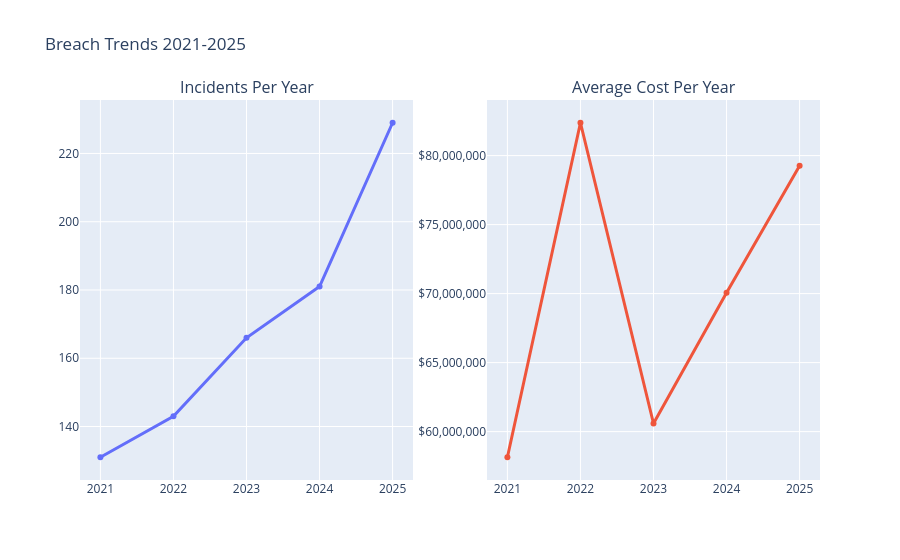

Write notebook code for a chart like this one.
### Code cell
# Incidents and average cost by year
yearly = df.groupby('incident_year').agg(
    incident_count=('incident_id', 'count'),
    avg_cost=('total_loss_usd', 'mean')
).reset_index().dropna()

fig = make_subplots(rows=1, cols=2, subplot_titles=['Incidents Per Year', 'Average Cost Per Year'])

fig.add_trace(
    go.Scatter(x=yearly['incident_year'], y=yearly['incident_count'],
               mode='lines+markers', name='Incidents', line=dict(width=3)),
    row=1, col=1
)
fig.add_trace(
    go.Scatter(x=yearly['incident_year'], y=yearly['avg_cost'],
               mode='lines+markers', name='Avg Cost', line=dict(width=3)),
    row=1, col=2
)

fig.update_layout(title='Breach Trends 2021-2025', showlegend=False, height=400)
fig.update_yaxes(tickformat='$,.0f', row=1, col=2)
fig.show()

### Figure 1 — Plotly figure (JSON) as saved in the notebook; plotly's stock layout.template omitted (floating-point values rounded to 4 significant figures)
{"data": [{"line": {"width": 3}, "mode": "lines+markers", "name": "Incidents", "type": "scatter", "x": [2021, 2022, 2023, 2024, 2025], "xaxis": "x", "y": [131, 143, 166, 181, 229], "yaxis": "y"}, {"line": {"width": 3}, "mode": "lines+markers", "name": "Avg Cost", "type": "scatter", "x": [2021, 2022, 2023, 2024, 2025], "xaxis": "x2", "y": [58140000.0, 82380000.0, 60590000.0, 70060000.0, 79260000.0], "yaxis": "y2"}], "layout": {"annotations": [{"font": {"size": 16}, "showarrow": false, "text": "Incidents Per Year", "x": 0.225, "xanchor": "center", "xref": "paper", "y": 1, "yanchor": "bottom", "yref": "paper"}, {"font": {"size": 16}, "showarrow": false, "text": "Average Cost Per Year", "x": 0.775, "xanchor": "center", "xref": "paper", "y": 1, "yanchor": "bottom", "yref": "paper"}], "autosize": true, "showlegend": false, "title": {"text": "Breach Trends 2021-2025"}, "xaxis": {"anchor": "y", "autorange": true, "domain": [0, 0.45], "range": [2021.0, 2025.0], "type": "linear"}, "xaxis2": {"anchor": "y2", "autorange": true, "domain": [0.55, 1], "range": [2021.0, 2025.0], "type": "linear"}, "yaxis": {"anchor": "x", "autorange": true, "domain": [0, 1], "range": [123.4, 236.6], "type": "linear"}, "yaxis2": {"anchor": "x2", "autorange": true, "domain": [0, 1], "range": [56260000.0, 84260000.0], "tickformat": "$,.0f", "type": "linear"}}}
